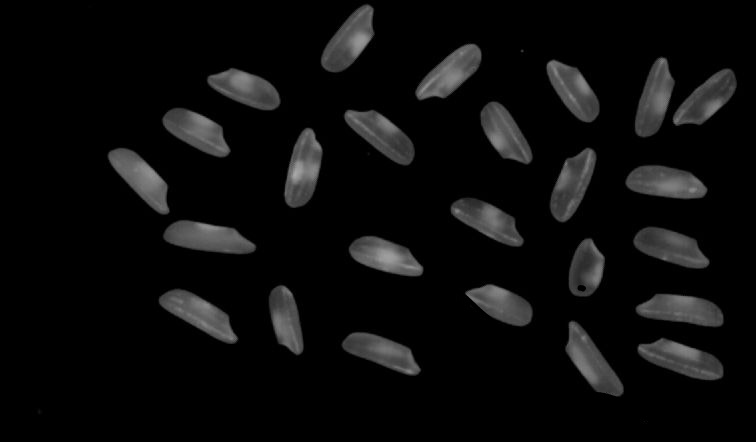
//> input picture 6.1.2连通域分析/source/mili.jpg, 756 x 442 px
$ ./main   (built with g++ and OpenCV 4)
//> lines starting //> are read from the running program, lines starting //| are printed output that depends on the picture; after the words box and inside, x2 and y2 are one past the last pixel; in counts of white or black regions, pixels touching at a corner belong together
#include<opencv4/opencv2/core/core.hpp>
#include<opencv4/opencv2/highgui.hpp>
#include<opencv4/opencv2/opencv.hpp>
using namespace std;
using namespace cv;
int main() {

    // 自定义矩阵
    Mat a = (Mat_<uchar>(5, 5) <<
            1,1,1,1,1,
            1,1,1,1,1,
            1,1,0,1,1,
            1,1,1,1,1,
            1,1,1,1,1
    );
    Mat distL1, distL2, distC;
    distanceTransform(a, distL1, DIST_L1, 3, CV_8U);
    distanceTransform(a, distL2, DIST_L2, 5, CV_8U);
    distanceTransform(a, distC, DIST_C, 3, CV_8U);

    cout << "街区距离" << endl << distL1 << endl;
    cout << "欧氏距离" << endl << distL2 << endl;
    cout << "棋盘距离" << endl << distC << endl;

    //对图像进行距离变换
    Mat im = imread("../../6.1.2连通域分析/source/mili.jpg", IMREAD_GRAYSCALE);
//> im is the input picture: 442 rows x 756 cols, CV_8UC1; min 0, max 168, mean 12.4
    if (im.empty()) {
        return -1;
    }
    // 转为二值图像
    Mat im1, im2;
    threshold(im, im1, 125 ,255, THRESH_BINARY);//黑底
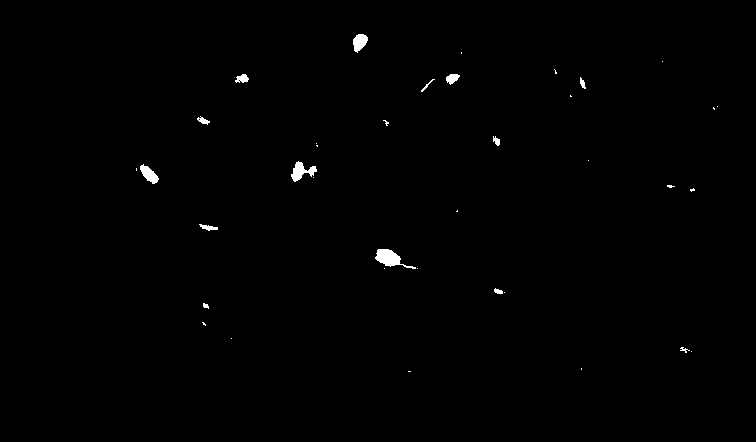
//> im1: 442 rows x 756 cols, CV_8UC1; 0.48% white; 37 white regions (23 under 20 px), largest, box (x1, y1, x2, y2) and area: (375, 249, 416, 269) 357, (291, 161, 317, 182) 254, (140, 164, 159, 184) 197
    threshold(im, im2, 125, 255, THRESH_BINARY_INV);//白底

    Mat dist1, dist2;
    distanceTransform(im1, dist1, DIST_L1, 3, CV_32F);
    distanceTransform(im2, dist2, DIST_L1, 3, CV_8U);
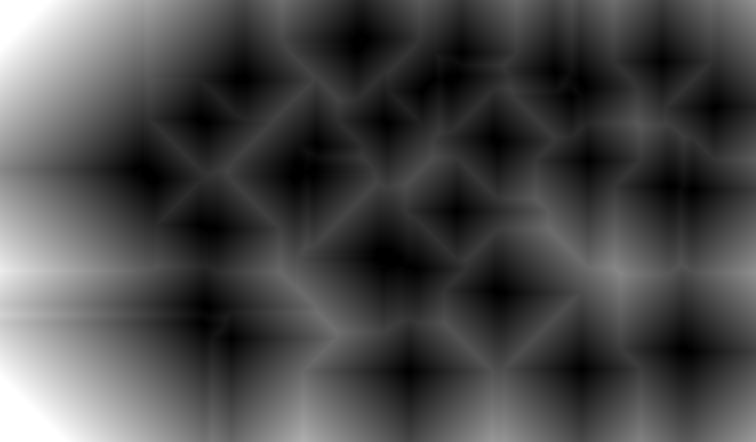
//> dist2: 442 rows x 756 cols, CV_8UC1; min 0, max 255, mean 72.6

    imshow("im1", im1);
    imshow("dist1", dist1);
    imshow("im2", im2);
    imshow("dist2", dist2);

    waitKey(0);
    return 0;
}
